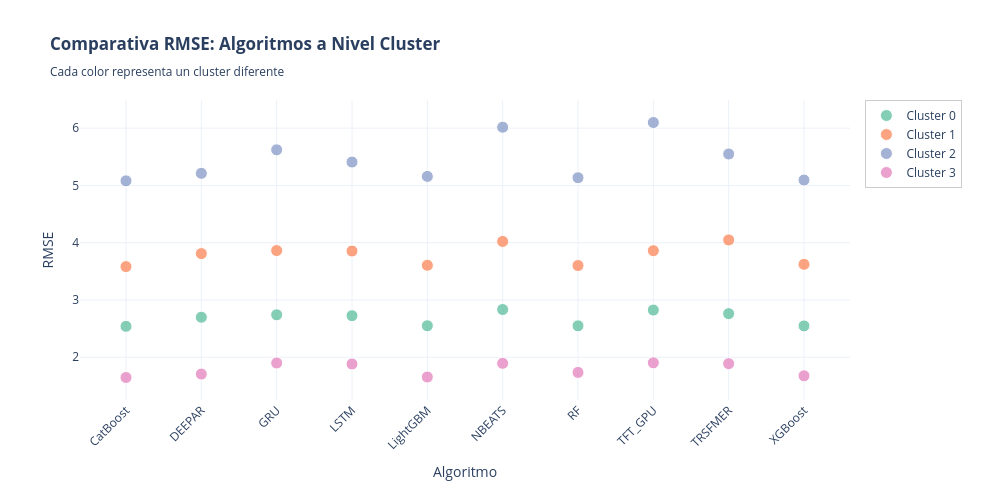

The notebook cell saved with this chart:
### Code cell
# ============================================================================
# GRÁFICO SCATTER: ALGORITMOS vs MÉTRICA - POR CLUSTER (NDetalle == 'Cluster')
# ============================================================================

print("\n" + "="*100)
print("📊 GRÁFICO SCATTER: RMSE POR ALGORITMO - NIVEL CLUSTER")
print("="*100)

import plotly.graph_objects as go
import plotly.express as px

# PARÁMETRO: Métrica a visualizar
METRICA_CLUSTER = 'RMSE'

# Obtener datos a nivel CLUSTER (NDetalle == 'Cluster', Producto IS NULL)
df_cluster_nivel = df_resultados_consolidados[
    (df_resultados_consolidados['NDetalle'] == 'Cluster') &
    (df_resultados_consolidados['Producto'].isna())
].copy()

# Filtrar algoritmos a excluir
df_cluster_nivel = df_cluster_nivel[~df_cluster_nivel['Algoritmo'].isin(['NAIVE', 'MEDIA7'])].copy()

if df_cluster_nivel.empty:
    print("⚠️ No hay datos a nivel Cluster sin Producto")
else:
    # Crear figura
    fig_cluster_scatter = go.Figure()
    
    # Colores para los clusters
    colores_clusters = px.colors.qualitative.Set2
    
    # Obtener clusters únicos
    clusters_unicos_nivel = sorted(df_cluster_nivel['Cluster'].unique())
    
    # Mapeo de colores para cada cluster
    color_map_cluster = {cluster: colores_clusters[idx % len(colores_clusters)] 
                         for idx, cluster in enumerate(clusters_unicos_nivel)}
    
    # Obtener algoritmos únicos ordenados alfabéticamente
    algoritmos_nivel = sorted(df_cluster_nivel['Algoritmo'].unique())
    
    # Agregar puntos para cada cluster
    for cluster in clusters_unicos_nivel:
        df_cluster_data = df_cluster_nivel[df_cluster_nivel['Cluster'] == cluster]
        
        fig_cluster_scatter.add_trace(
            go.Scatter(
                x=df_cluster_data['Algoritmo'],
                y=df_cluster_data[METRICA_CLUSTER],
                mode='markers',
                name=f'Cluster {int(cluster)}',
                marker=dict(
                    size=12,
                    color=color_map_cluster[cluster],
                    symbol='circle',
                    opacity=0.8,
                    line=dict(color='white', width=1)
                ),
                hovertemplate=f'<b>Cluster {int(cluster)}</b><br>%{{x}}<br>{METRICA_CLUSTER}: %{{y:.4f}}<extra></extra>'
            )
        )
    
    # Configurar layout
    fig_cluster_scatter.update_layout(
        title=f'<b>Comparativa {METRICA_CLUSTER}: Algoritmos a Nivel Cluster</b><br><sub>Cada color representa un cluster diferente</sub>',
        xaxis_title='Algoritmo',
        yaxis_title=f'{METRICA_CLUSTER}',
        height=500,
        width=1000,
        template='plotly_white',
        hovermode='closest',
        legend=dict(
            orientation='v',
            yanchor='top',
            y=1,
            xanchor='left',
            x=1.02,
            bgcolor='rgba(255, 255, 255, 0.8)',
            bordercolor='rgba(0, 0, 0, 0.2)',
            borderwidth=1
        ),
        xaxis=dict(
            tickangle=-45,
            categoryorder='array',
            categoryarray=list(algoritmos_nivel)
        ),
        margin=dict(b=100, r=150)
    )
    
    fig_cluster_scatter.show()
    
    print(f"\n✅ Gráfico generado:")
    print(f"   - Métrica: {METRICA_CLUSTER}")
    print(f"   - Algoritmos: {len(algoritmos_nivel)}")
    print(f"   - Clusters: {len(clusters_unicos_nivel)}")

### Figure 1 — Plotly figure (JSON) as saved in the notebook; plotly's stock layout.template omitted (floating-point values rounded to 4 significant figures)
{"data": [{"hovertemplate": "<b>Cluster 0</b><br>%{x}<br>RMSE: %{y:.4f}<extra></extra>", "marker": {"color": "rgb(102,194,165)", "line": {"color": "white", "width": 1}, "opacity": 0.8, "size": 12, "symbol": "circle"}, "mode": "markers", "name": "Cluster 0", "type": "scatter", "x": ["CatBoost", "DEEPAR", "GRU", "LightGBM", "LSTM", "NBEATS", "RF", "TFT_GPU", "TRSFMER", "XGBoost"], "y": [2.54, 2.699, 2.741, 2.549, 2.726, 2.833, 2.549, 2.824, 2.762, 2.548]}, {"hovertemplate": "<b>Cluster 1</b><br>%{x}<br>RMSE: %{y:.4f}<extra></extra>", "marker": {"color": "rgb(252,141,98)", "line": {"color": "white", "width": 1}, "opacity": 0.8, "size": 12, "symbol": "circle"}, "mode": "markers", "name": "Cluster 1", "type": "scatter", "x": ["CatBoost", "DEEPAR", "GRU", "LightGBM", "LSTM", "NBEATS", "RF", "TFT_GPU", "TRSFMER", "XGBoost"], "y": [3.583, 3.81, 3.862, 3.606, 3.855, 4.022, 3.602, 3.861, 4.049, 3.623]}, {"hovertemplate": "<b>Cluster 2</b><br>%{x}<br>RMSE: %{y:.4f}<extra></extra>", "marker": {"color": "rgb(141,160,203)", "line": {"color": "white", "width": 1}, "opacity": 0.8, "size": 12, "symbol": "circle"}, "mode": "markers", "name": "Cluster 2", "type": "scatter", "x": ["CatBoost", "DEEPAR", "GRU", "LightGBM", "LSTM", "NBEATS", "RF", "TFT_GPU", "TRSFMER", "XGBoost"], "y": [5.08, 5.211, 5.621, 5.158, 5.408, 6.017, 5.135, 6.099, 5.549, 5.095]}, {"hovertemplate": "<b>Cluster 3</b><br>%{x}<br>RMSE: %{y:.4f}<extra></extra>", "marker": {"color": "rgb(231,138,195)", "line": {"color": "white", "width": 1}, "opacity": 0.8, "size": 12, "symbol": "circle"}, "mode": "markers", "name": "Cluster 3", "type": "scatter", "x": ["CatBoost", "DEEPAR", "GRU", "LightGBM", "LSTM", "NBEATS", "RF", "TFT_GPU", "TRSFMER", "XGBoost"], "y": [1.647, 1.706, 1.9, 1.655, 1.883, 1.895, 1.735, 1.903, 1.889, 1.676]}], "layout": {"height": 500, "hovermode": "closest", "legend": {"bgcolor": "rgba(255, 255, 255, 0.8)", "bordercolor": "rgba(0, 0, 0, 0.2)", "borderwidth": 1, "orientation": "v", "x": 1.02, "xanchor": "left", "y": 1, "yanchor": "top"}, "margin": {"b": 100, "r": 150}, "title": {"text": "<b>Comparativa RMSE: Algoritmos a Nivel Cluster</b><br><sub>Cada color representa un cluster diferente</sub>"}, "width": 1000, "xaxis": {"categoryarray": ["CatBoost", "DEEPAR", "GRU", "LSTM", "LightGBM", "NBEATS", "RF", "TFT_GPU", "TRSFMER", "XGBoost"], "categoryorder": "array", "tickangle": -45, "title": {"text": "Algoritmo"}}, "yaxis": {"title": {"text": "RMSE"}}}}
